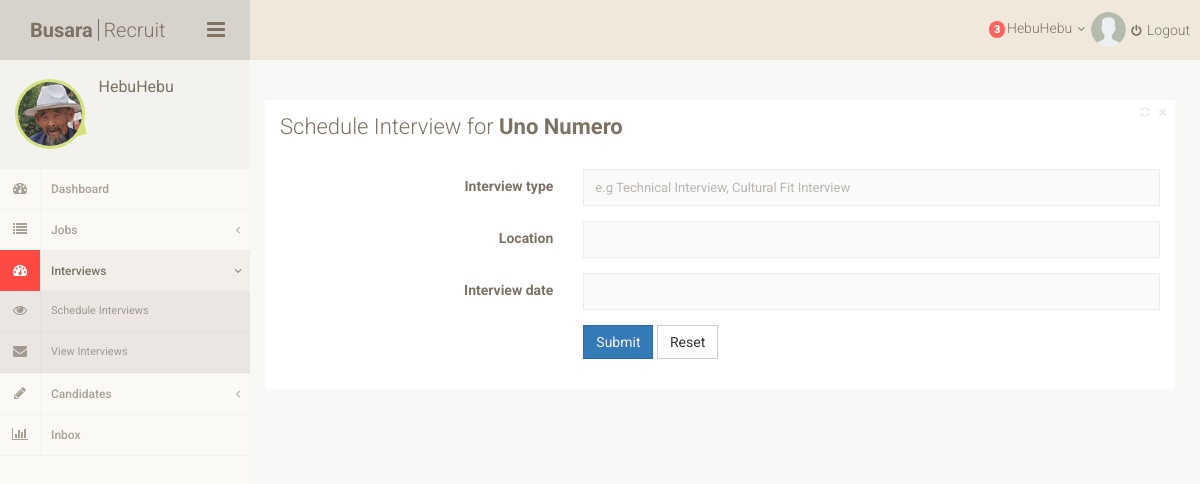
/interviews/schedule/5/ (signed in), run on the app's committed database.
### employers/models.py (models this page shows, shortened)
class Employer(models.Model):
    user = models.OneToOneField(User, on_delete=models.CASCADE)
    company_name = models.CharField(blank=False, unique=True, max_length=30)
    company_website = models.URLField(blank=False, unique=True, max_length=100)
    phone_number = models.CharField(blank=True, unique=True, max_length=12)
    company_logo = models.ImageField(upload_to='employers', blank=True, default="")
    created_on = models.DateTimeField(auto_now=True)

### employees/models.py (models this page shows, shortened)
class Employee(models.Model):
    job = models.ForeignKey(Job, on_delete=models.CASCADE, null=True)
    first_name = models.CharField(blank=False, max_length=30, default="")
    last_name = models.CharField(blank=False, max_length=30, default="")
    email = models.EmailField(blank=False, max_length=35, default="")
    phone_number = models.CharField(blank=False, max_length=12)
    address = models.CharField(blank=True, max_length=60)
    cover_letter = models.CharField(max_length=17000, default='')  # large max_length to accomodate storage of html text
    resume = models.FileField(upload_to='resume/%Y%m%d/', default='')
    application_date = models.DateTimeField(auto_now=True)
    is_shortlisted = models.BooleanField(default=False)

### interviews/views.py (the view)
# urls.py: url(r'^schedule/([0-9]+)/$', views.schedule_interview, name="schedule"),
def schedule_interview(request, employee_id):
    user = request.user
    employer = user.employer
    employee = get_object_or_404(Employee, pk=employee_id)
    interviewee = employee
    if request.method == 'POST':
        job = employee.job
        interview_type = request.POST['interview_type']
        location = request.POST['location']
        interview_date = request.POST['interview_date']
        date_object = datetime.strptime(interview_date, '%m/%d/%Y %I:%M %p')
        formatted_date = date_object.strftime('%Y-%m-%d %H:%M')
        interview = Interview(employee=employee, interview_type=interview_type, location=location,
                              interview_date=formatted_date)
        interview.save()
        employee.is_shortlisted = True
        employee.save()
        interview.send_interview_email(interview)
        return HttpResponseRedirect(reverse('interviews:view'))
    else:
        return render(request, 'interviews/schedule_interview.html',
                      {'company_name': employer.company_name, 'interviewee': interviewee})

### interviews/templates/interviews/schedule_interview.html (shortened to what this page needs)
<!DOCTYPE html>
<html>
  <head>
    {% load static %}
    <link rel="stylesheet" href="https://maxcdn.bootstrapcdn.com/bootstrap/3.3.7/css/bootstrap.min.css">
    <link href="http://netdna.bootstrapcdn.com/font-awesome/4.0.3/css/font-awesome.css" rel="stylesheet">
    <link rel="stylesheet" href="{% static 'jobs/css/animate.min.css' %}">
    <link rel="stylesheet" href="{% static 'jobs/css/rickshaw.min.css' %}">
    <link rel="stylesheet" href="{% static 'jobs/css/bootstrap-checkbox.css' %}">
    <link rel="stylesheet" href="{% static 'jobs/css/chosen-bootstrap.css' %}">
    <link rel="stylesheet" href="{% static 'jobs/js/plugins/tabdrop/css/tabdrop.css' %}">
    <link href="{% static 'jobs/css/minoral.css' %}" rel="stylesheet">
	<link href="{% static 'jobs/css/style.css' %}" rel="stylesheet">
	<link href="{% static 'interviews/bower_components/eonasdan-bootstrap-datetimepicker/build/css/bootstrap-datetimepicker.min.css' %}" rel="stylesheet">
    <link rel="stylesheet" href="{% static 'jobs/js/plugins/tabdrop/css/tabdrop.css' %}">
  </head>
  <body class="brownish-scheme">
    <div id="wrap">
      <div class="row">
        <div class="navbar navbar-default navbar-fixed-top" role="navigation">
          <div class="navbar-header col-md-2">
            <a class="navbar-brand" href="index.html">
              <strong>Busara</strong>  Recruit
            </a>
            <div class="sidebar-collapse">
              <a href="index.html#">
                <i class="fa fa-bars"></i>
              </a>
            </div>
          </div>
          <div class="navbar-collapse">
            <div class="collapsing-content">
              <div class="user-controls">
                <ul>
                  <li class="dropdown messages">
                    <a class="dropdown-toggle" data-toggle="dropdown" href="index.html#">
                      <span class="badge badge-red" id="user-new-messages">3</span>{{company_name}}</strong> <i class="fa fa-angle-down"></i>
                    </a>
                    <div class="profile-photo">
                      <img src="{% static 'employers/images/profile_image_default.png' %}" alt />
                    </div>
                  </li>
                  <li>
                     <a href="{% url 'employers:logout' %}"><i class="fa fa-power-off"></i> Logout</a>
                  </li>
                </ul>
              </div>
            </div>
            <ul class="nav navbar-nav side-nav" id="navigation">
              <li class="user-status status-online" id="user-status">
                <div class="profile-photo">
                  <img src="{% static 'jobs/images/profile-photo.jpg' %}" alt />
                </div>
                <div class="user">
                  {{company_name}}
                </div>
              </li>
			  <li class="dropdown">
                <a href="{% url 'employers:dashboard'%}" class="dropdown-toggle" title="Dashboard">
                  <i class="fa fa-dashboard">
                  </i>
                  Dashboard
                </a>
              </li>
			   <li class="dropdown">
                <a href="index.html#" class="dropdown-toggle" data-toggle="dropdown" title="Forms">
                  <i class="fa fa-list">
                  </i>
                  Jobs <b class="fa fa-angle-left dropdown-arrow"></b>
                </a>
              </li>
              <li class="dropdown open">
                <a href="index.html#" class="dropdown-toggle" data-toggle="dropdown" title="Dashboard">
                  <i class="fa fa-dashboard">
                    <span class="overlay-label red"></span>
                  </i>
                  Interviews <b class="fa fa-angle-left dropdown-arrow"></b>
                </a>
                <ul class="dropdown-menu">
                  <li>
                    <a href="index.html" title="Overview">
                      <i class="fa fa-eye"></i>
                      Schedule Interviews
                    </a>
                  </li>
                  <li>
                    <a href="mail.html" title="Inbox">
                      <i class="fa fa-envelope"></i>
                      View Interviews
                    </a>
                  </li>
                </ul>
              </li>
              <li class="dropdown">
                <a href="index.html#" class="dropdown-toggle" data-toggle="dropdown" title="Interface">
                  <i class="fa fa-pencil">
                  </i>
                  Candidates <b class="fa fa-angle-left dropdown-arrow"></b>
                </a>
              </li>
			  <li>
                <a href="charts.html" title="Charts & Graphs">
                  <i class="fa fa-bar-chart-o">
                  </i>
                  Inbox
                </a>
              </li>
            </ul>
          </div>
        </div>
        <div id="content" class="col-md-12">
          <div class="main">
        <section class="tile">
  <div class="tile-header">
    <h1>Schedule Interview for  <strong>{{interviewee.first_name}} {{interviewee.last_name}}</strong></h1>
    <div class="controls">
      <a href="#" class="refresh"><i class="fa fa-refresh"></i></a>
      <a href="#" class="remove"><i class="fa fa-times"></i></a>
    </div>
  </div>
  <div class="tile-body">
    <form class="form-horizontal" role="form" method="post" action="{% url 'interviews:schedule' interviewee.id %}">
      <div class="form-group">
        <label for="input01" class="col-sm-4 control-label">Interview type</label>
        <div class="col-sm-8">
          <input name="interview_type" type="text" class="form-control" id="input01" placeholder="e.g Technical Interview, Cultural Fit Interview" required>
        </div>
      </div>
      <div class="form-group">
        <label for="input03" class="col-sm-4 control-label">Location</label>
        <div class="col-sm-8">
          <input name="location" type="text" class="form-control" id="input03" required>
        </div>
      </div>
	  <div class="form-group">
        <label for="interview_date" class="col-sm-4 control-label">Interview date</label>
        <div class="col-sm-8">
          <input name="interview_date" type="text" class="form-control" id="interview_date" required>
        </div>
      </div>
      <div class="form-group">
        <div class="col-sm-offset-4 col-sm-8">
          <button type="submit" class="btn btn-primary">Submit</button>
          <button type="reset" class="btn btn-default">Reset</button>
        </div>
      </div>
    </form>
  </div>
</section>
          </div>
        </div>
      </div>
    </div>
  </body>
</html>

### data on the page
Employer: company_name "HebuHebu"
Employee: first_name "Uno", last_name "Numero"
